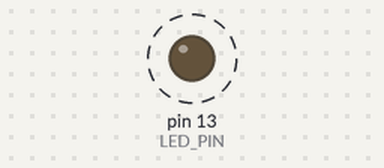
Simulated run of this sketch. Board: Arduino Uno, built with avr-gcc and run on an emulated ATmega328P. Shown: output pins drawn as LEDs (lit = HIGH). Dashed ring = blinking.

Above: at 0.5 s.
Timing chart, 0 to 4.6 s (numbered marks = the images above):
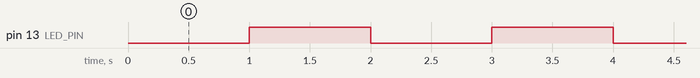

Measured:
- by itself, pin 13 (LED_PIN): alternates HIGH for 1.0 s and LOW for 1.0 s

The sketch:

chapter_3_3_1_1.ino
```cpp
// millis()를 이용한 논블로킹 방식 (권장)
unsigned long previousTime = 0;
const long interval = 1000;  // 1초

const int LED_PIN = 13;
void setup(){
	pinMode(LED_PIN, OUTPUT);
}
void loop() {
  unsigned long currentTime = millis();
  if (currentTime - previousTime >= interval) {
    previousTime = currentTime;
    // 1초마다 실행할 코드
    digitalWrite(LED_PIN, !digitalRead(LED_PIN));  // LED 토글
  }
  // 대기 시간 동안 다른 작업 가능
}
```
